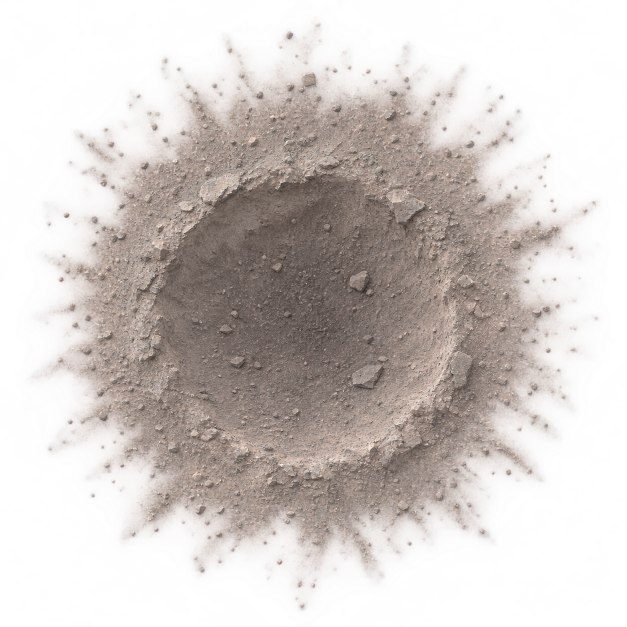
#> input picture art-source/signatures/crater/impact-crater-master.png, 1254 x 1254 px (shown at 1/2 size)
$ python derive.py
#> lines starting #> are read from the running program, lines starting #| are printed output that depends on the picture
"""Derive the shipped impact crater decal from its ImageGen master.

Usage: python art-source/signatures/crater/derive.py
Writes mod/graphics/battle/signatures/impact-crater.png (256x256 RGBA). The master's own matte is
fringed (white halo, red edge pixels), so its alpha is replaced by a radial falloff well inside it:
opaque over the bowl and lip, thinning across the ejecta to nothing at INNER_EDGE of the radius.
"""
from pathlib import Path

import numpy as np
from PIL import Image

HERE = Path(__file__).resolve().parent
ROOT = HERE.parents[2]
MASTER = HERE / "impact-crater-master.png"
OUT = ROOT / "mod" / "graphics" / "battle" / "signatures" / "impact-crater.png"
SIZE = 256
FADE_FROM, INNER_EDGE = 0.5, 0.78


def main() -> None:
    im = Image.open(MASTER).convert("RGBA").resize((SIZE, SIZE), Image.LANCZOS)
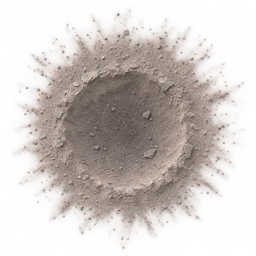
#> im: PIL image 256x256 RGBA; mean R, G, B, A 126.5, 115.6, 110.2, 118.3; transparent parts drawn white
    a = np.asarray(im).astype(np.float32)
    yy, xx = np.mgrid[0:SIZE, 0:SIZE]
    c = (SIZE - 1) / 2
    r = np.hypot(xx - c, yy - c) / c
    fall = np.clip((INNER_EDGE - r) / (INNER_EDGE - FADE_FROM), 0, 1)
    a[..., 3] = 255 * fall ** 1.5
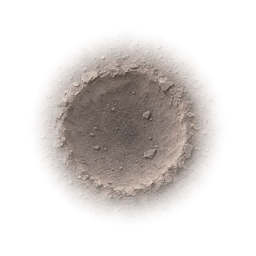
#> a: shape (256, 256, 4) float32; mean R, G, B, A 126.5, 115.6, 110.2, 75.5; transparent parts drawn white
    OUT.parent.mkdir(parents=True, exist_ok=True)
    Image.fromarray(a.astype(np.uint8), "RGBA").save(OUT)
    print(f"wrote {OUT.relative_to(ROOT)}")


if __name__ == "__main__":
    main()
